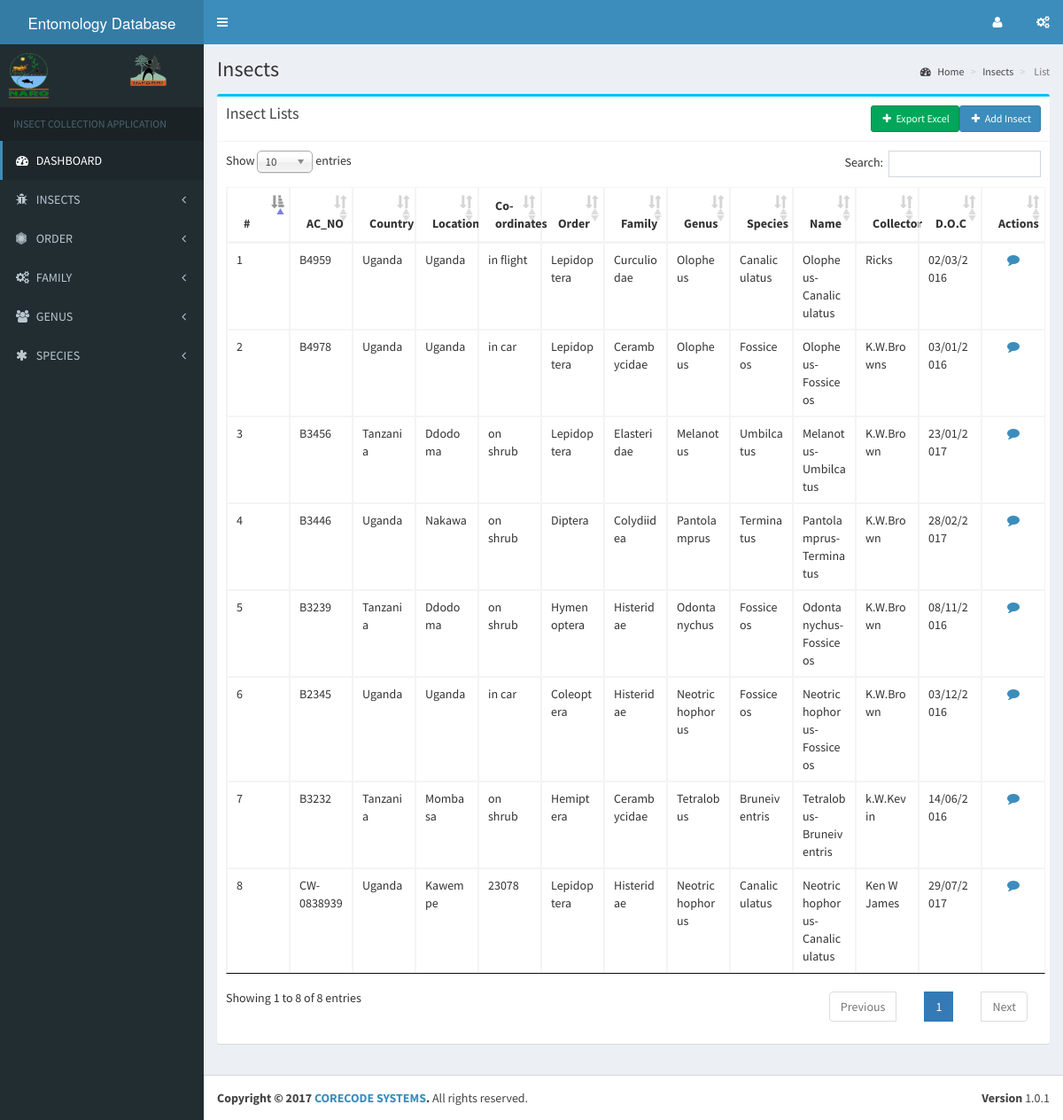
Page /admin/insect_list.php on the earlier database version.
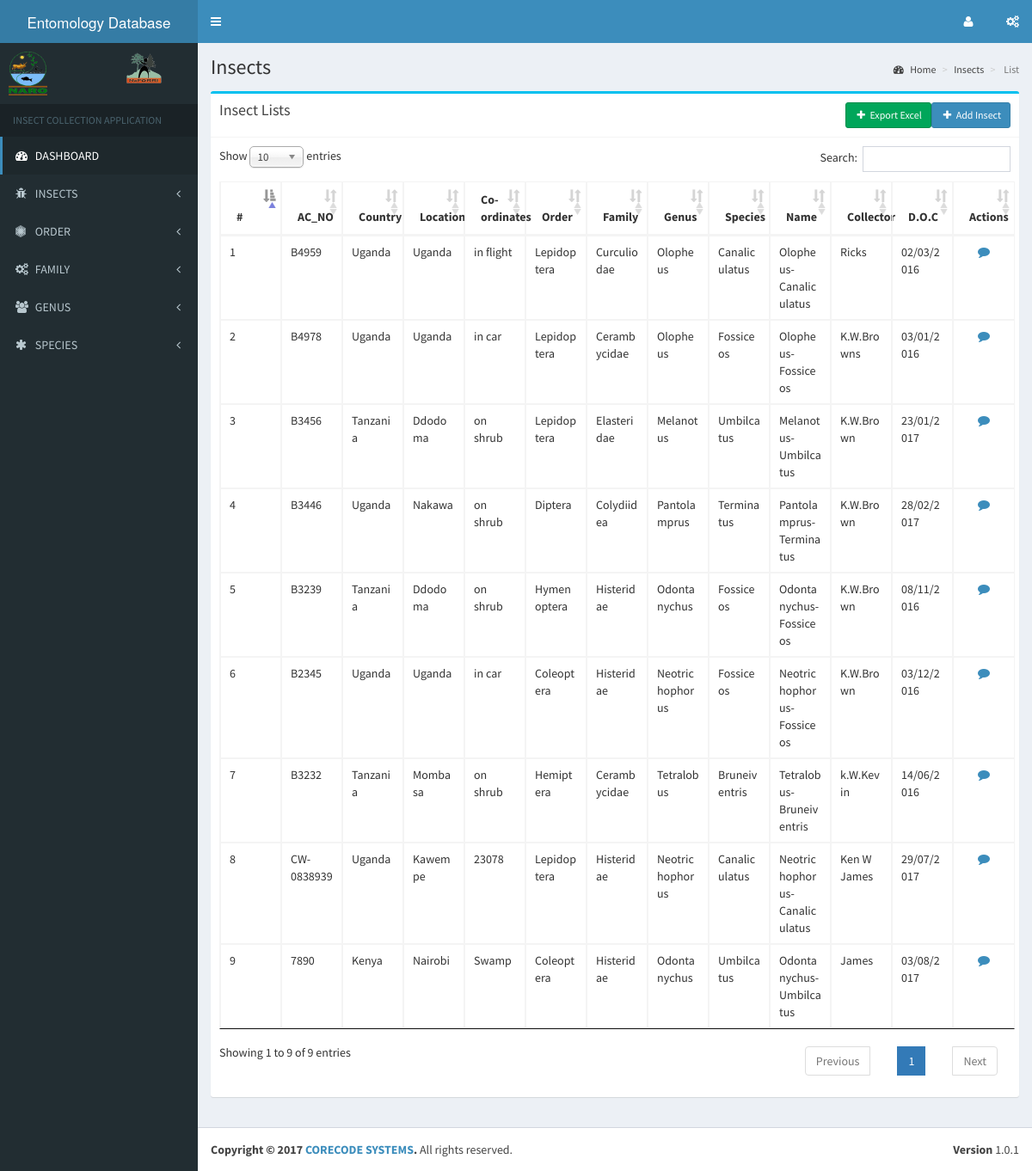
Same page on the later database version.
### tables this page shows
CREATE TABLE `insects` (
  `insect_Id` int(11) NOT NULL,
  `CB` int(11) NOT NULL,
  `STB` int(11) NOT NULL,
  `order_Id` int(11) NOT NULL,
  `family_Id` int(11) NOT NULL,
  `genus_Id` int(11) NOT NULL,
  `species_Id` int(11) NOT NULL,
  `sub_family` varchar(255) NOT NULL,
  `AC_NO` varchar(255) NOT NULL,
  `country` varchar(255) NOT NULL,
  `location` varchar(255) NOT NULL,
  `coordinates` varchar(255) NOT NULL,
  `doc` tinytext NOT NULL,
  `collector` varchar(255) NOT NULL,
  `identifier` varchar(255) NOT NULL,
  `image` text NOT NULL,
  `preserv` varchar(255) NOT NULL,
  `Others` varchar(255) NOT NULL
);

CREATE TABLE `order` (
  `order_Id` int(11) NOT NULL,
  `order_name` varchar(50) NOT NULL
);

CREATE TABLE `family` (
  `family_Id` int(11) NOT NULL,
  `family_name` varchar(50) NOT NULL
);

CREATE TABLE `genus` (
  `genus_id` int(11) NOT NULL,
  `genus_name` varchar(50) NOT NULL
);

CREATE TABLE `species` (
  `species_Id` int(11) NOT NULL,
  `species_name` varchar(50) NOT NULL
);

### libs/database.php (called while the page is built, shortened)
<?php
    class database {
        public $host    = DB_HOST;
        public $user    = DB_USER;
        public $pass    = DB_PASS;
        public $db_name = DB_NAME;
        public $conn;
        public function connect() {
            $this->conn = new mysqli($this->host, $this->user, $this->pass, $this->db_name);
        }
        public function select($query) {
            $result = $this->conn->query($query);
            if($result->num_rows > 0) {
                return $result;
            }else {
                return false;
            }
        }
    }
?>

### admin/insect_list.php (the view, shortened to what the changed rows need)
<?php
    require_once '../libs/database.php';
    $db = new database();
    $sql_select_insects = "SELECT i.insect_Id, o.order_name, f.family_name, s.species_name, g.genus_name, ";
    $sql_select_insects .= "CONCAT(g.genus_name, '-', s.species_name) AS Name, ";
    $sql_select_insects .= "i.AC_NO, i.country, i.location, i.coordinates, i.collector, i.doc ";
	$sql_select_insects .= "FROM Insects AS i ";
    $sql_select_insects .= "JOIN `Order` AS o ON i.order_Id = o.order_Id ";
    $sql_select_insects .= "JOIN Family AS f ON i.family_Id = f.family_Id ";
    $sql_select_insects .= "JOIN Species AS s ON i.species_Id = s.species_Id ";
    $sql_select_insects .= "JOIN Genus AS g ON i.genus_Id = g.genus_id ";
    $sql_select_insects .= "ORDER BY i.insect_Id";
    $insect_list = $db->select($sql_select_insects);
?>
<?php include 'includes/header.php'; ?>
  <div class="content-wrapper">
    <section class="content-header">
      <h1>
        Insects
      </h1>
    </section>
    <section class="content">
        <div class="row">
            <div class="col-md-12">
                <div class="box box-info">
                    <div class="box-header with-border">
                        <h3 class="box-title">Insect Lists</h3>
                        <a href="add_insect.php" class="btn btn-primary btn-sm pull-right"><i class="fa fa-plus fa-fw"></i> Add Insect</a>&nbsp;&nbsp;
						<a href="export_excel.php" class="btn btn-success btn-sm pull-right"><i class="fa fa-plus fa-fw"></i> Export Excel</a>
                    </div>
                    <div class='box-body'>
                        <table class="table table-responsive table-bordered table-condensed" id="content_list">
                            <thead>
                                <tr>
                                    <th>#</th>
                                    <th>AC_NO</th>
                                    <th>Country</th>
                                    <th>Location</th>
                                    <th>Co-ordinates</th>
                                    <th>Order</th>
                                    <th>Family</th>
                                    <th>Genus</th>
                                    <th>Species</th>
                                    <th>Name</th>
                                    <th>Collector</th>
                                    <th>D.O.C</th>
                                    <th>Actions</th>
                                </tr>
                            </thead>
                            <tbody>
                                <?php $counter = 1; ?>
                                <?php while($insect = $insect_list->fetch_array()): ?>
                                    <tr>
                                        <td><?php echo $counter; ?></td>
                                        <td><?php echo $insect['AC_NO']; ?></td>
                                        <td><?php echo $insect['country']; ?></td>
                                        <td><?php echo $insect['location']; ?></td>
                                        <td><?php echo $insect['coordinates']; ?></td>
                                        <td><?php echo $insect['order_name']; ?></td>
                                        <td><?php echo $insect['family_name']; ?></td>
                                        <td><?php echo $insect['genus_name']; ?></td>
                                        <td><?php echo $insect['species_name']; ?></td>
                                        <td><?php echo $insect['Name']; ?></td>
                                        <td><?php echo $insect['collector']; ?></td>
                                        <td><?php echo $insect['doc']; ?></td>
                                        <td>
                                            <center>
                                                <a href="insect_detail.php?id=<?php echo $insect['insect_Id']; ?>" title="View Details" data-remote="false" data-toggle="modal" data-target="#insectModal"><i class="fa fa-comment fa-fw"></i></a>
                                        </center>
                                        </td>
                                    </tr>
                                    <?php $counter++; ?>
                                <?php endwhile; ?>
                            </tbody>
                        </table>
                    </div>
                </div>
            </div>
        </div>
    </section>
  </div>
<?php include 'includes/footer.php'; ?>

Differences in the rows shown:
added insects: AC_NO "7890", country "Kenya", location "Nairobi", coordinates "Swamp", order_Id.order_name "Coleoptera", family_Id.family_name "Histeridae", genus_Id.genus_name "Odontanychus", species_Id.species_name "Umbilcatus", Name "Odontanychus-Umbilcatus", collector "James", doc "03/08/2017"
Other differences:
text written by a page script: "Show 10 entries Search: Showing 1 to 8 of 8 entries Previous 1 Next" → "Show 10 entries Search: Showing 1 to 9 of 9 entries Previous 1 Next"
